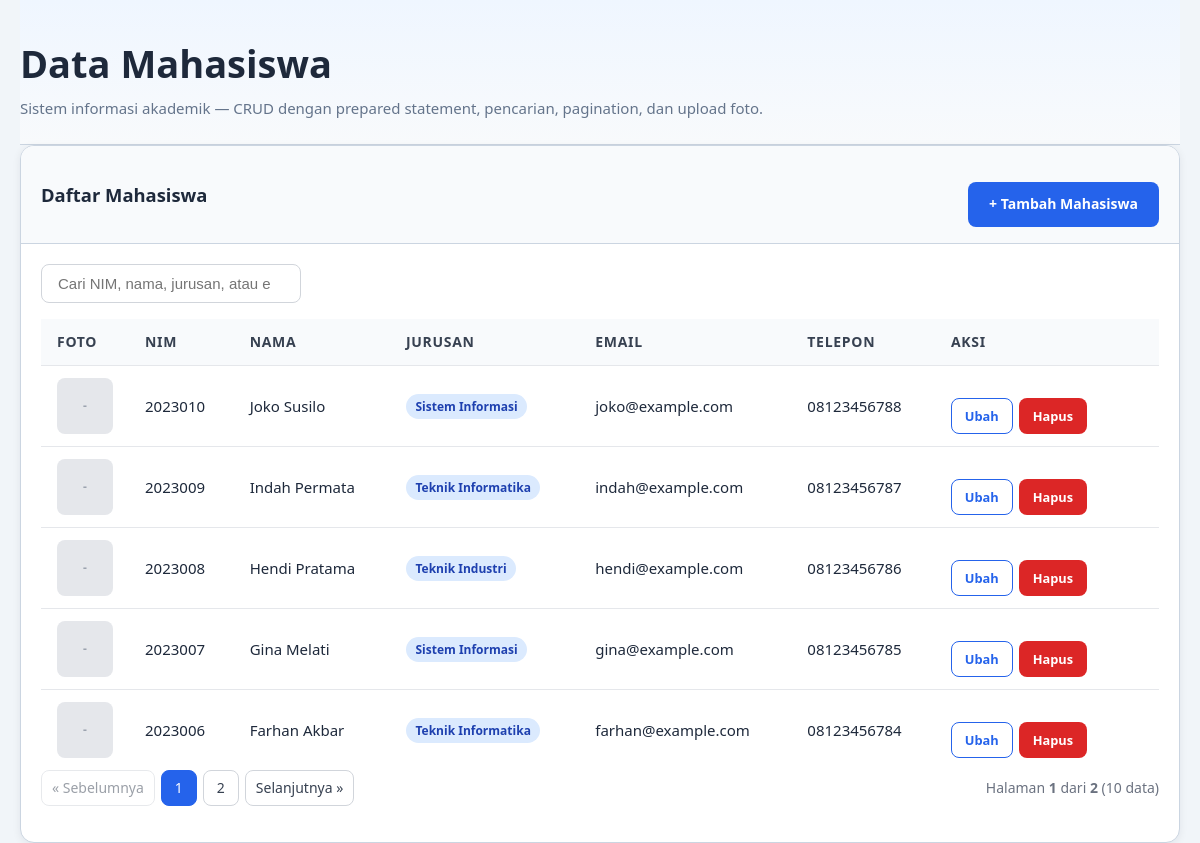
The page / on the database its author committed.
### tables this page shows
CREATE TABLE IF NOT EXISTS mahasiswa (
    id INT AUTO_INCREMENT PRIMARY KEY,                     
    nim VARCHAR(20) NOT NULL UNIQUE,                       
    nama VARCHAR(100) NOT NULL,                            
    jurusan VARCHAR(50) NOT NULL,                          
    email VARCHAR(100) NOT NULL,                           
    telepon VARCHAR(20) NOT NULL,                          
    alamat TEXT NOT NULL,                                  
    foto VARCHAR(255) DEFAULT NULL,                        
    created_at TIMESTAMP DEFAULT CURRENT_TIMESTAMP         
);

### config.php (called while the page is built, shortened)
<?php
function getDb(): mysqli
{
    static $db = null;
    if ($db === null) {
        $db = new mysqli(DB_HOST, DB_USER, DB_PASS, DB_NAME);
        $db->set_charset(DB_CHARSET);
    }
    return $db;
}
function e(?string $value): string
{
    return htmlspecialchars((string) $value, ENT_QUOTES | ENT_HTML5, 'UTF-8');
}

### index.php (the view, shortened to what this page needs)
<?php
require_once __DIR__ . '/config.php';
$limit = 5;
$page = isset($_GET['page']) && is_numeric($_GET['page']) ? (int) $_GET['page'] : 1;
$offset = ($page - 1) * $limit;
$search = isset($_GET['search']) ? trim((string) $_GET['search']) : '';
$searchLike = '%' . $search . '%';
if ($search !== '') {
    $sql = "SELECT SQL_CALC_FOUND_ROWS * FROM mahasiswa
            WHERE nim LIKE ? OR nama LIKE ? OR jurusan LIKE ? OR email LIKE ?
            ORDER BY id DESC
            LIMIT ? OFFSET ?";
    $stmt = getDb()->prepare($sql);
    $stmt->bind_param('sssiii', $searchLike, $searchLike, $searchLike, $searchLike, $limit, $offset);
    $stmt->execute();
    $result = $stmt->get_result();
    $mahasiswa = [];
    while ($row = $result->fetch_assoc()) {
        $mahasiswa[] = $row;
    }
    $stmt->close();
    $countStmt = getDb()->prepare("SELECT FOUND_ROWS() AS total");
    $countStmt->execute();
    $totalRow = $countStmt->get_result()->fetch_assoc();
    $total = (int) $totalRow['total'];
    $countStmt->close();
} else {
    $sql = "SELECT * FROM mahasiswa
            ORDER BY id DESC
            LIMIT ? OFFSET ?";
    $stmt = getDb()->prepare($sql);
    $stmt->bind_param('ii', $limit, $offset);
    $stmt->execute();
    $result = $stmt->get_result();
    $mahasiswa = [];
    while ($row = $result->fetch_assoc()) {
        $mahasiswa[] = $row;
    }
    $countStmt = getDb()->prepare("SELECT COUNT(*) AS total FROM mahasiswa");
    $countStmt->execute();
    $totalRow = $countStmt->get_result()->fetch_assoc();
    $total = (int) $totalRow['total'];
}
$totalPages = (int) ceil($total / $limit);
?>
<!DOCTYPE html>
<html lang="id">
<head>
  <link rel="stylesheet" href="css/style.css">
</head>
<body>
  <div class="container">
    <header class="page-head">
      <h1>Data Mahasiswa</h1>
      <p>Sistem informasi akademik &mdash; CRUD dengan prepared statement, pencarian, pagination, dan upload foto.</p>
    </header>
    <div class="card">
      <div class="card-header">
        <h2>Daftar Mahasiswa</h2>
        <div class="actions">
          <a href="create.php" class="btn btn-primary">+ Tambah Mahasiswa</a>
        </div>
      </div>
      <div class="card-body">
        <div class="toolbar">
          <div class="search-box">
            <input
              type="search"
              id="search"
              name="search"
              placeholder="Cari NIM, nama, jurusan, atau email..."
              value="<?php echo e($search); ?>">
          </div>
        </div>
        <div class="table-wrap">
          <?php if (count($mahasiswa) > 0): ?>
            <table>
              <thead>
                <tr>
                  <th style="width: 4rem;">Foto</th>
                  <th>NIM</th>
                  <th>Nama</th>
                  <th>Jurusan</th>
                  <th>Email</th>
                  <th>Telepon</th>
                  <th style="width: 14rem;">Aksi</th>
                </tr>
              </thead>
              <tbody>
                <?php foreach ($mahasiswa as $mhs): ?>
                  <tr>
                    <td class="photo-cell">
                      <?php
                      $foto = !empty($mhs['foto']) && file_exists(__DIR__ . '/uploads/' . $mhs['foto'])
                        ? 'uploads/' . e($mhs['foto'])
                        : null;
                      ?>
                      <?php if ($foto): ?>
                        <img src="<?php echo e($foto); ?>" alt="Foto <?php echo e($mhs['nama']); ?>">
                      <?php else: ?>
                        <span class="no-photo">-</span>
                      <?php endif; ?>
                    </td>
                    <td><?php echo e($mhs['nim']); ?></td>
                    <td><?php echo e($mhs['nama']); ?></td>
                    <td><span class="badge badge--info"><?php echo e($mhs['jurusan']); ?></span></td>
                    <td><?php echo e($mhs['email']); ?></td>
                    <td><?php echo e($mhs['telepon']); ?></td>
                    <td>
                      <div class="actions" style="gap: 0.4rem;">
                        <a href="edit.php?id=<?php echo (int) $mhs['id']; ?>" class="btn btn-outline btn-sm">Ubah</a>
                        <a href="delete.php?id=<?php echo (int) $mhs['id']; ?>" class="btn btn-danger btn-sm" onclick="return confirm('Yakin ingin menghapus data <?php echo e($mhs['nama']); ?>?')">Hapus</a>
                      </div>
                    </td>
                  </tr>
                <?php endforeach; ?>
              </tbody>
            </table>
          <?php endif; ?>
        </div>
        <?php if ($totalPages > 1): ?>
          <div class="toolbar">
            <div class="pagination">
              <?php
              if ($page > 1) {
                  $prev = $page - 1;
                  $query = http_build_query(array_merge($_GET, ['page' => $prev]));
                  echo '<a href="index.php?' . $query . '">&laquo; Sebelumnya</a>';
              } else {
                  echo '<span class="disabled">&laquo; Sebelumnya</span>';
              }
              $start = max(1, $page - 2);
              $end = min($totalPages, $page + 2);
              for ($i = $start; $i <= $end; $i++) {
                  $query = http_build_query(array_merge($_GET, ['page' => $i]));
                  if ($i === $page) {
                      echo '<span class="active">' . $i . '</span>';
                  } else {
                      echo '<a href="index.php?' . $query . '">' . $i . '</a>';
                  }
              }
              if ($page < $totalPages) {
                  $next = $page + 1;
                  $query = http_build_query(array_merge($_GET, ['page' => $next]));
                  echo '<a href="index.php?' . $query . '">Selanjutnya &raquo;</a>';
              } else {
                  echo '<span class="disabled">Selanjutnya &raquo;</span>';
              }
              ?>
            </div>
            <div style="margin-left: auto; font-size: 0.875rem; color: #6b7280;">
              Halaman <strong><?php echo e($page); ?></strong> dari <strong><?php echo e($totalPages); ?></strong>
              (<?php echo e($total); ?> data)
            </div>
          </div>
        <?php endif; ?>
      </div>
    </div>
  </div>
</body>
</html>

### css/style.css (style rules this page uses)
*, *::before, *::after { box-sizing: border-box; margin: 0; padding: 0; }
html { scroll-behavior: smooth; -webkit-text-size-adjust: 100%; }
body { font-family: "Segoe UI", Tahoma, Verdana, sans-serif; font-size: 1rem; line-height: 1.6; color: #1e293b; background: #f1f5f9; overflow-x: hidden; }
a { color: #2563eb; text-decoration: none; }
h1, h2, h3 { line-height: 1.25; font-weight: 700; }
h1 { font-size: clamp(1.75rem, 1.25rem + 1.5vw, 2.5rem); }
h2 { font-size: clamp(1.4rem, 1.1rem + 1vw, 2rem); }
p { color: #334155; }
.container { width: 100%; max-width: 78rem; margin-inline: auto; padding-inline: 1.25rem; }
.page-head { padding-block: 2.5rem 1.5rem; background: linear-gradient(180deg, #eff6ff, #f8fafc); border-bottom: 0.0625rem solid #cbd5e1; }
.page-head h1 { margin-bottom: 0.5rem; }
.page-head p { color: #64748b; font-size: 0.9375rem; }
.btn { display: inline-flex; align-items: center; justify-content: center; gap: 0.5rem; padding: 0.65rem 1.25rem; border: 0.0625rem solid transparent; border-radius: 0.5rem; font-size: 0.875rem; font-weight: 600; text-align: center; cursor: pointer; transition: background 0.25s ease, color 0.25s ease, border-color 0.25s ease, transform 0.25s ease; }
.btn-primary { background: #2563eb; color: #fff; }
.btn-outline { background: transparent; border-color: #2563eb; color: #2563eb; }
.btn-danger { background: #dc2626; color: #fff; }
.btn-sm { padding: 0.4rem 0.8rem; font-size: 0.8rem; }
.card { background: #ffffff; border: 0.0625rem solid #cbd5e1; border-radius: 0.875rem; box-shadow: 0 0.125rem 0.5rem rgba(15, 23, 42, 0.07); overflow: hidden; }
.card-header { padding: 1rem 1.25rem; border-bottom: 0.0625rem solid #cbd5e1; background: #f8fafc; display: flex; align-items: center; justify-content: space-between; flex-wrap: wrap; gap: 0.75rem; }
.card-header h2 { margin: 0; font-size: 1.15rem; }
.card-body { padding: 1.25rem; }
.actions { display: flex; gap: 0.75rem; flex-wrap: wrap; margin-top: 1.25rem; }
.table-wrap { overflow-x: auto; }
table { width: 100%; border-collapse: collapse; font-size: 0.9375rem; }
th, td { padding: 0.75rem 1rem; text-align: left; border-bottom: 0.0625rem solid #e5e7eb; }
th { background: #f8fafc; color: #374151; font-weight: 600; font-size: 0.875rem; text-transform: uppercase; letter-spacing: 0.05em; white-space: nowrap; }
tr:last-child td { border-bottom: none; }
.photo-cell .no-photo { display: flex; align-items: center; justify-content: center; width: 3.5rem; height: 3.5rem; border-radius: 0.5rem; background: #e5e7eb; color: #9ca3af; font-size: 0.75rem; font-weight: 600; }
.toolbar { display: flex; align-items: center; justify-content: space-between; flex-wrap: wrap; gap: 1rem; margin-bottom: 1rem; }
.search-box { display: flex; gap: 0.5rem; }
.search-box input { padding: 0.625rem 1rem; font-size: 0.9375rem; border: 0.0625rem solid #d1d5db; border-radius: 0.5rem; width: 260px; }
.pagination { display: flex; align-items: center; gap: 0.375rem; flex-wrap: wrap; }
.pagination a, .pagination span { display: inline-flex; align-items: center; justify-content: center; min-width: 2.25rem; height: 2.25rem; padding: 0 0.625rem; border: 0.0625rem solid #d1d5db; border-radius: 0.5rem; font-size: 0.875rem; color: #374151; }
.pagination .active { background: #2563eb; border-color: #2563eb; color: #fff; }
.pagination .disabled { opacity: 0.5; cursor: not-allowed; }
.badge { display: inline-flex; align-items: center; padding: 0.2rem 0.6rem; border-radius: 99px; font-size: 0.75rem; font-weight: 600; }
.badge--info { background: #dbeafe; color: #1e40af; }

### rows shown on the page
mahasiswa: nim "2023010", nama "Joko Susilo", jurusan "Sistem Informasi", email "joko@example.com", telepon "08123456788"
mahasiswa: nim "2023009", nama "Indah Permata", jurusan "Teknik Informatika", email "indah@example.com", telepon "08123456787"
mahasiswa: nim "2023008", nama "Hendi Pratama", jurusan "Teknik Industri", email "hendi@example.com", telepon "08123456786"
mahasiswa: nim "2023007", nama "Gina Melati", jurusan "Sistem Informasi", email "gina@example.com", telepon "08123456785"
mahasiswa: nim "2023006", nama "Farhan Akbar", jurusan "Teknik Informatika", email "farhan@example.com", telepon "08123456784"

### other values the page prints
$page "1"
$totalPages "2"
$total "10"
